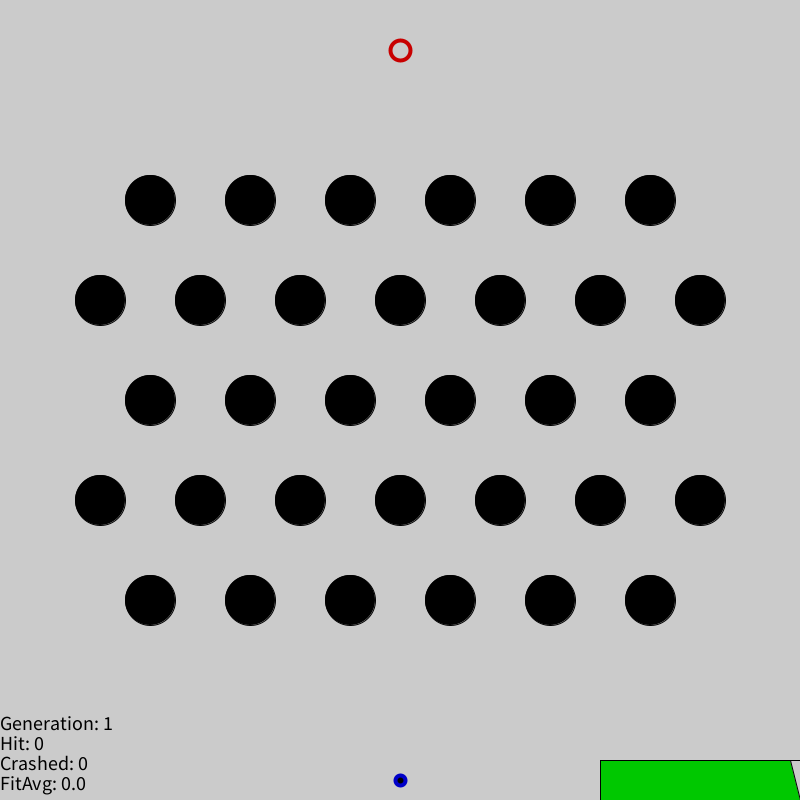
Frame 1 (no input)
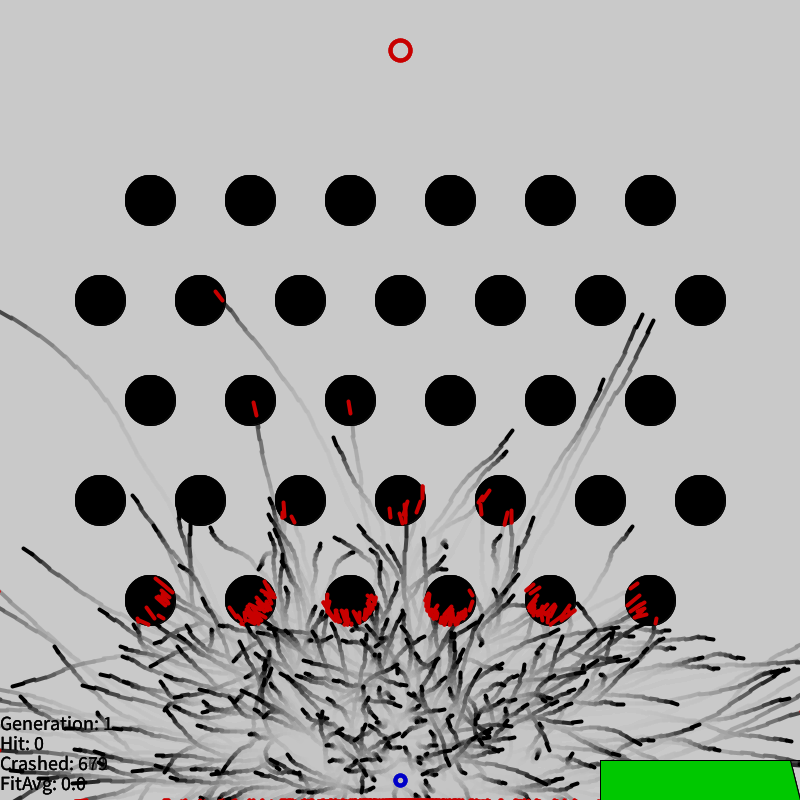
Frame 60 (the mouse pressed at the canvas centre just before this capture)
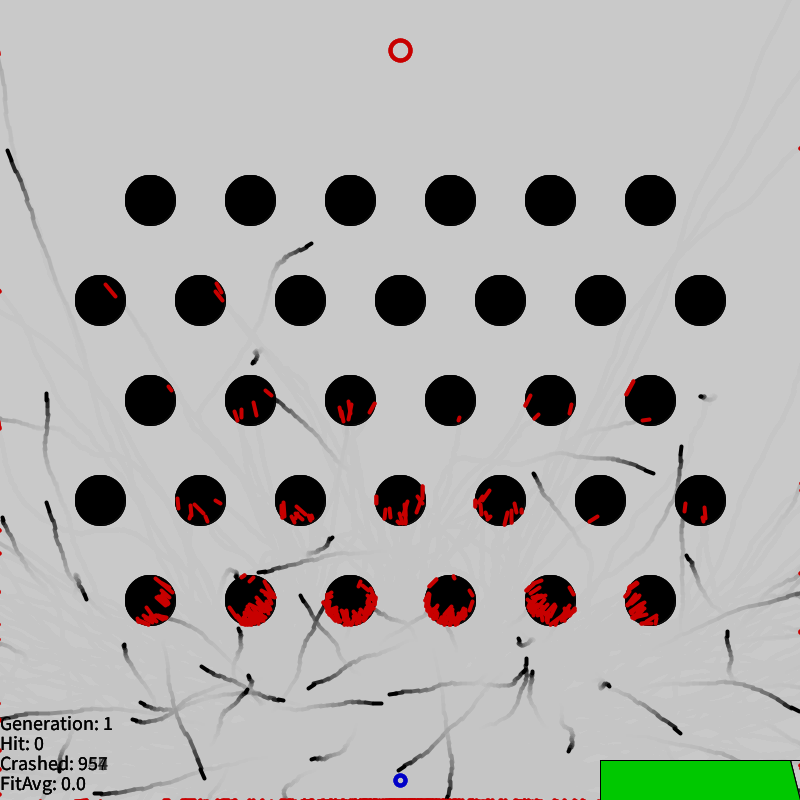
Frame 120 (the mouse held since frame 60 and released just before this capture)

The Processing sketch that drew these frames (run headless with seeded random() and noise(); from frame 60 on, the mouse is pressed at the canvas centre):

// Processing sketch: TargetSearching
// ── TargetSearching.pde
float mutationChance = 0.001;
int parentChance = 20;
int rocketAmount = 1000;
int rocketFrames = 200;
boolean simulate = true;

RocketSystem rs;
PVector start, goal;


void setup()
{
  size(800, 800);
  start = new PVector(width/2, height - 20);
  goal = new PVector(width/2, 50);
  rs = new RocketSystem(rocketAmount, rocketFrames, start, goal, parentChance, mutationChance);
  for (int x=2;x<=6;x++)
  {
    if (x%2 != 0)
      for (int y=1;y<=7;y++)
        rs.addObstacle(100*y, 100*x, 50);
    if (x%2 == 0)
      for (int y=1;y<=6;y++)
        rs.addObstacle(100*y+50, 100*x, 50);
  }
}

void draw()
{
  if (simulate)
  {
    rs.update();    
  }
  rs.show();
}

// ── Obstacle.pde
class Obstacle
{
  PVector pos;
  int radius;
  
  Obstacle(PVector pos, int radius)
  {
    this.pos = new PVector(pos.x, pos.y);
    this.radius = radius;
  }
  
  void show()
  {
    stroke(0);
    fill(0);
    ellipse(pos.x, pos.y, radius, radius);
  }
}
// ── Rocket.pde
class Rocket
{
  PVector pos;
  PVector vel;
  PVector acc;
  PVector moves[];
  float fitness;
  boolean hit;
  boolean crashed;

  Rocket(PVector p, int maxMoves, boolean createMoves)
  {
    hit = false;
    crashed = false;
    pos = new PVector(p.x, p.y);
    vel = new PVector();
    acc = new PVector();
    moves = new PVector[maxMoves];
    for (int i = 0; i < moves.length; i++)
    {
      moves[i] = new PVector();
    }
    if (createMoves) generateMoves();
  }

  void checkGoal(PVector obj)
  {
    if (pos.dist(obj) < 10)
    {
      hit = true;
    }
  }

  void checkCollision(Obstacle o)
  {
    if (2 * pos.dist(o.pos) < o.radius) crashed = true;
    if (pos.x < 0 || pos.x > width || pos.y < -50 || pos.y > height) crashed = true;
  }

  void reset(PVector start)
  {
    hit = false;
    crashed = false;
    pos.set(start);
    acc.mult(0);
    vel.mult(0);
    fitness = 0;
  }

  void generateMoves()
  {
    for (int i = 0; i < moves.length; i++)
    {
      moves[i] = PVector.random2D();
    }
  }

  void calculateFitness(PVector goal)
  {
    // Fitness = 0 if crashed?
    if (hit) fitness = 1;
    else fitness = 100 / pos.dist(goal);
    if (crashed) fitness *= 0.7;
  }

  void addMoveForce(int i)
  {
    if (!hit && !crashed)
    {
      acc.x = moves[i].x;
      acc.y = moves[i].y;
    }
  }

  void applyForce()
  {
    if (!hit && !crashed)
    {
      vel.x += acc.x;
      vel.y += acc.y;
      pos.x += vel.x;
      pos.y += vel.y;

      acc.mult(0);
    }
  }

  void show()
  {
    if (hit) stroke(0, 200, 0);
    else if (crashed) stroke(200, 0, 0);
    else stroke(0);
    line(pos.x, pos.y, pos.x + vel.x, pos.y + vel.y);
  }
}
// ── RocketSystem.pde
class RocketSystem
{
  Rocket Rockets[];
  Rocket NextRockets[];
  ArrayList<Obstacle> Obstacles;
  PVector start;
  PVector goal;
  int maxMoves;
  int currentMove;
  int generation;
  int hitRockets;
  int crashedRockets;
  float mutationChance;
  int parentChance;
  int hitHistory[];
  int hitHistoryIndex;

  float fitMax, fitAvg;

  RocketSystem(int amount, int maxMoves, PVector start, PVector goal, int parentChance, float mutationChance)
  {
    this.mutationChance = mutationChance;
    this.parentChance = parentChance;
    this.start = new PVector(start.x, start.y);
    this.goal = new PVector(goal.x, goal.y);

    this.maxMoves = maxMoves;
    this.currentMove = 0;
    this.generation = 1;
    hitHistory = new int[20];
    hitHistoryIndex = 0;

    Rockets = new Rocket[amount];
    NextRockets = new Rocket[amount];
    for (int i = 0; i < Rockets.length; i++)
    {
      Rockets[i] = new Rocket(start, maxMoves, true);
      NextRockets[i] = new Rocket(start, maxMoves, false);
    }
    Obstacles = new ArrayList<Obstacle>();
  }

  void addObstacle(int x, int y, int radius)
  {
    Obstacles.add(new Obstacle(new PVector(x, y), radius));
  }

  void buildGeneration()
  {
    for (int i = 0; i < Rockets.length; i++)
    {
      NextRockets[i].reset(start);

      //Two stage selection, may be trash
      int cut1 = (int) random(maxMoves / 2);
      int cut2 = (int) random(maxMoves / 2) + (maxMoves / 2);

      //Take upper 30%
      //randomGaussian is not optimal, find better method
      int p1 = (int) (abs(randomGaussian()) * 3);
      int p2 = (int) (abs(randomGaussian()) * 3);
      println(p1 + " : " + p2);
      for (int j = 0; j < maxMoves; j++)
      {
        float mut = random(1);
        if (mut < mutationChance)
        {
          NextRockets[i].moves[j] = PVector.random2D();
        } else
        {
          if (i > cut1 && i < cut2)
          {
            NextRockets[i].moves[j].set(Rockets[p2].moves[j]);
          } else
          {
            NextRockets[i].moves[j].set(Rockets[p1].moves[j]);
          }
        }
      }
    }
    for (int i = 0; i < Rockets.length; i++)
    {
      Rockets[i] = NextRockets[i];
    }
  }

  void update()
  {
    crashedRockets = 0;
    hitRockets = 0;
    if (currentMove < maxMoves)
    {
      for (Rocket r : Rockets)
      {
        r.addMoveForce(currentMove);
        r.applyForce();
        r.checkGoal(goal);
        for (Obstacle o : Obstacles)
        {
          r.checkCollision(o);
        }
        if (r.hit) hitRockets++;
        if (r.crashed) crashedRockets++;
        hitHistory[hitHistoryIndex] = hitRockets;
      }
      currentMove++;
    } else
    {
      calculateStats();
      println(generation + " Hit " + hitRockets +  " Crashed " + crashedRockets + " FitAvg " + fitAvg);
      sortRockets();
      buildGeneration();
      currentMove = 0;
      generation++;
      hitHistoryIndex = (hitHistoryIndex + 1) % 20;
    }
  }

  void sortRockets()
  {
    int n = Rockets.length;
    Rocket temp;
    do {
      int newn = 1;
      for (int i=0; i < n-1; ++i) 
      {
        if (Rockets[i].fitness < Rockets[i+1].fitness) 
        {
          temp = Rockets[i];
          Rockets[i] = Rockets[i + 1];
          Rockets[i + 1] = temp;
          newn = i+1;
        }
      }
      n = newn;
    } while (n > 1);
  }

  void calculateStats()
  {
    fitMax = 0;
    fitAvg = 0;

    for (int i = 0; i < Rockets.length; i++)
    {
      Rockets[i].calculateFitness(goal);
      fitAvg += Rockets[i].fitness;
      if (Rockets[i].fitness > fitMax) fitMax = Rockets[i].fitness;
    }
    fitAvg /= Rockets.length;
  }

  void show()
  {
    noStroke();
    fill(200, 50);
    rect(0, 0, width, height);

    for (Obstacle o : Obstacles)
    {
      o.show();
    }
    for (Rocket r : Rockets)
    {
      strokeWeight(4);
      r.show();
    }

    //Start and goal
    stroke(200, 0, 0);
    noFill();
    ellipse(goal.x, goal.y, 20, 20);
    stroke(0, 0, 200);
    ellipse(start.x, start.y, 10, 10);

    //Statistics
    textSize(20);
    text("Generation: " + generation, 0, height - 70);
    text("Hit: " + hitRockets, 0, height - 50);
    text("Crashed: " + crashedRockets, 0, height - 30);
    text("FitAvg: " + fitAvg, 0, height - 10);

    //History of hit rockets graph
    strokeWeight(1);
    stroke(0);
    translate(width - 10 * hitHistory.length, height- 2 * hitHistory.length);
    rect(0, 0, 10 * hitHistory.length, 2 * hitHistory.length);
    fill(0, 200, 0);
    beginShape();
    vertex(0, 2 * hitHistory.length);
    for (int i = 0; i < hitHistory.length; i++)
    {
      int index = (hitHistoryIndex + i) % 20;
      vertex(10 * i, 2 * hitHistory.length - ((100 - hitHistory[index]) * 0.02 * hitHistory.length));
      
    }
    vertex(10 * hitHistory.length, 2 * hitHistory.length);
    endShape(CLOSE);
  }
}
